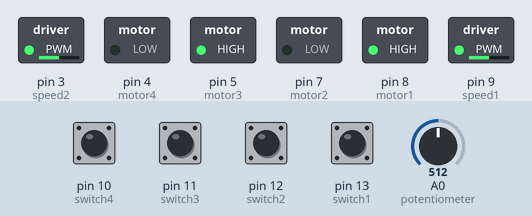
Recording of a sketch running on a simulated Arduino Uno, built with avr-gcc and run on an emulated ATmega328P. On the bench: switched loads named in the sketch (green lamp = pin HIGH). The test bench sets the inputs (shaded band); at power-on: pin 10 (switch4), pin 11 (switch3), pin 12 (switch2), pin 13 (switch1) HIGH, A0 (potentiometer) = 512.

Above: at 1.2 s.
1.3 s: A0 (potentiometer) set to 716
At 1.9 s:
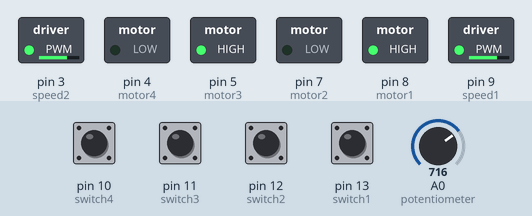
2.8 s: pin 13 (switch1) pulled LOW for 0.15 s
At 2.87 s:
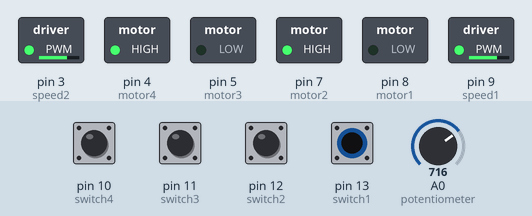
4.4 s: A0 (potentiometer) set to 900
At 5.5 s:
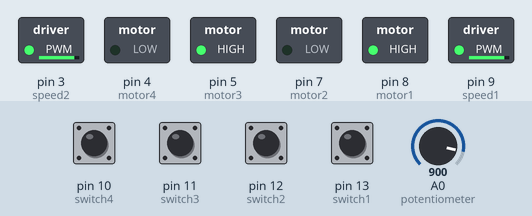
5.9 s: pin 13 (switch1) pulled LOW for 1 s
At 6.6 s:
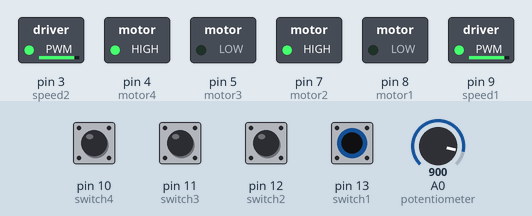
8.4 s: A0 (potentiometer) set to 122
At 9.6 s:
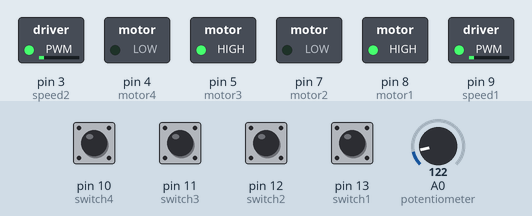
9.9 s: pin 13 (switch1) pulled LOW for 0.15 s
At 9.97 s:
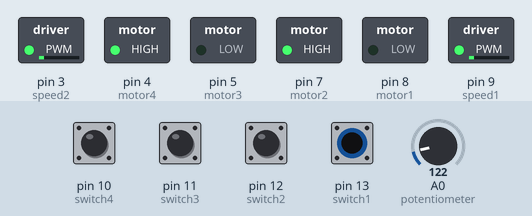
Timing chart, 0 to 12.5 s (numbered marks = the images above; inputs shaded):
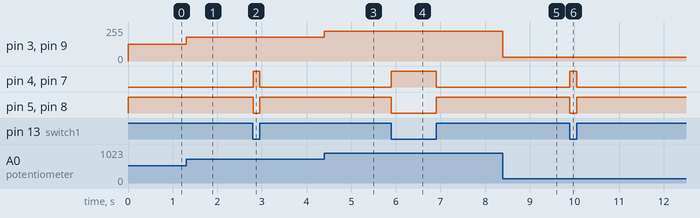

The sketch:

SoftwareTraining1.ino
```cpp
const int motor1 = 8;
const int motor2 = 7;
const int motor3 = 5;
const int motor4 = 4;
const int speed1 = 9;
const int speed2 = 3;

const int switch1 = 13;
const int switch2 = 12;
const int switch3 = 11;
const int switch4 = 10;

int speed = 0;

void setup()
{
  pinMode(motor1, OUTPUT);
  pinMode(motor2, OUTPUT);
  pinMode(motor3, OUTPUT);
  pinMode(motor4, OUTPUT);
  pinMode(speed1, OUTPUT);
  pinMode(speed2, OUTPUT);

  pinMode(switch1, INPUT_PULLUP);
  pinMode(switch2, INPUT_PULLUP);
  pinMode(switch3, INPUT_PULLUP);
  pinMode(switch4, INPUT_PULLUP);
  pinMode(A0, INPUT); // potentiometer
}

void forward() { // both motors move forward
  analogWrite(speed1, speed);
  analogWrite(speed2, speed);
  digitalWrite(motor1, HIGH);
  digitalWrite(motor2, LOW);
  digitalWrite(motor3, HIGH);
  digitalWrite(motor4, LOW);
}

void backward() { // both motors move backward
  analogWrite(speed1, speed);
  analogWrite(speed2, speed);
  digitalWrite(motor1, LOW);
  digitalWrite(motor2, HIGH);
  digitalWrite(motor3, LOW);
  digitalWrite(motor4, HIGH);
}

void left() { // left motor moves backward right motor moves forward
  analogWrite(speed1, speed);
  analogWrite(speed2, speed);
  digitalWrite(motor1, LOW);
  digitalWrite(motor2, HIGH);
  digitalWrite(motor3, HIGH);
  digitalWrite(motor4, LOW);
}

void right() { // left motor moves forward right motor moves backward
  analogWrite(speed1, speed);
  analogWrite(speed2, speed);
  digitalWrite(motor1, HIGH);
  digitalWrite(motor2, LOW);
  digitalWrite(motor3, LOW);
  digitalWrite(motor4, HIGH);
}

void stop() { // stop both motors
  digitalWrite(motor1, LOW);
  digitalWrite(motor2, LOW);
  digitalWrite(motor3, LOW);
  digitalWrite(motor4, LOW);
}

void loop()
{
  int potValue = analogRead(A0);
  speed = map(potValue, 0, 1023, 0, 255);

  int state1 = digitalRead(switch1);
  int state2 = digitalRead(switch2);
  int state3 = digitalRead(switch3);
  int state4 = digitalRead(switch4);

  if (state1 == HIGH) {
    forward();
  }
  else if (state2 == HIGH) {
    backward();
  }
  else if (state3 == HIGH) {
    left();
  }
  else if (state4 == HIGH) {
    right();
  }
  else {
    stop();
  }
}
```

Measured:
- after the input at 1.3 s, pin 3 (speed2), pin 9 (speed1): 127/255 → 178/255 at once
- after the input at 2.8 s, pin 4 (motor4), pin 7 (motor2): LOW → HIGH at once, → LOW 0.15 s later; pin 5 (motor3), pin 8 (motor1): HIGH → LOW at once, → HIGH 0.15 s later
- after the input at 4.4 s, pin 3 (speed2), pin 9 (speed1): 178/255 → 224/255 at once
- after the input at 5.9 s, pin 4 (motor4), pin 7 (motor2): LOW → HIGH at once, → LOW 1.0 s later; pin 5 (motor3), pin 8 (motor1): HIGH → LOW at once, → HIGH 1.0 s later
- after the input at 8.4 s, pin 3 (speed2), pin 9 (speed1): 224/255 → 30/255 at once
- after the input at 9.9 s, pin 4 (motor4), pin 7 (motor2): LOW → HIGH at once, → LOW 0.15 s later; pin 5 (motor3), pin 8 (motor1): HIGH → LOW at once, → HIGH 0.15 s later
